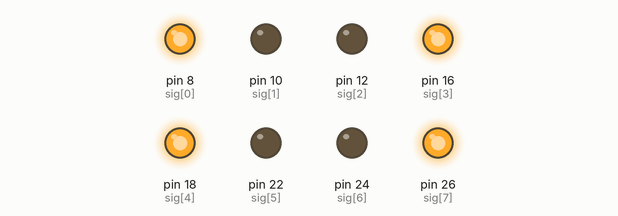
The program below on a simulated Raspberry Pi (header pin numbers). Shown: output pins drawn as LEDs (lit = HIGH).

Above: at 1.0 s.
At 3.0 s:
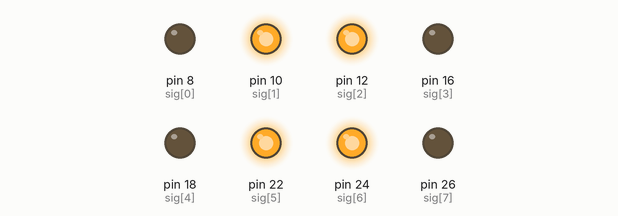
Timing chart, 0 to 5.2 s (numbered marks = the images above):
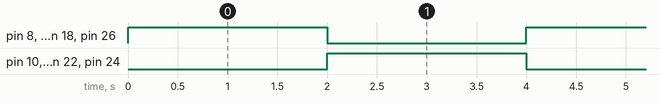

Measured:
- by itself, pin 8 (sig[0]), pin 10 (sig[1]), pin 12 (sig[2]), pin 16 (sig[3]), pin 18 (sig[4]), pin 22 (sig[5]), pin 24 (sig[6]), pin 26 (sig[7]): alternates HIGH for 2.0 s and LOW for 2.0 s

The program:

Traffic_signal2.py
```python
import RPi.GPIO as gp
import time
gp.setmode(gp.BOARD)
sig=[8,10,12,16,18,22,24,26]
for sign in sig:
        gp.setup(sign,gp.OUT)
        gp.output(sign,0)
try:
        signal_arr = [[1,0,0,1,1,0,0,1],[0,1,1,0,0,1,1,0]]
        while True:
                for i in range(2):
                        for j in range(8):
                                gp.output(sig[j],signal_arr[i][j])
                        time.sleep(2)
finally:
        gp.cleanup()
```
